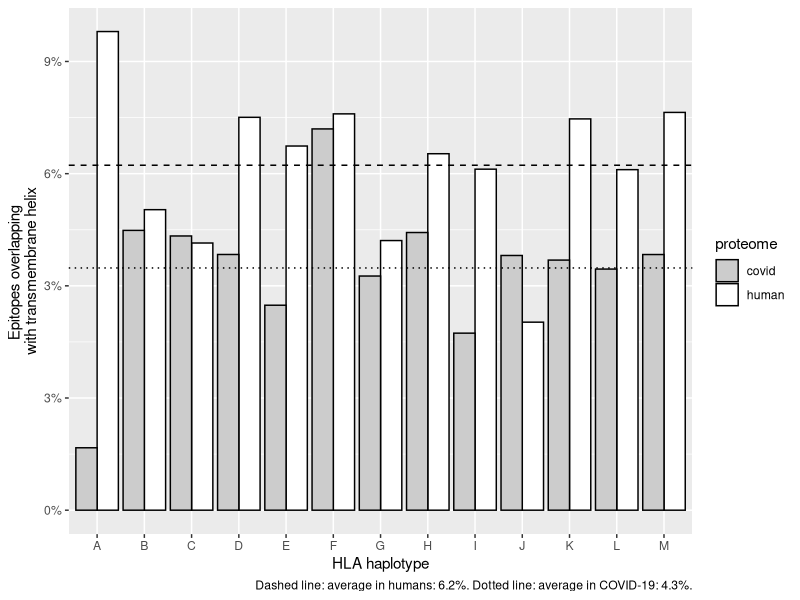

The R source for this figure: (Note: this script raises an error after producing the figure.)
## ---- chunk 1
knitr::opts_chunk$set(echo = TRUE)
## ---- chunk 2
library(testthat)
library(tidyr)
library(ggplot2)
## ---- chunk 3
# n: sample size, equals the number of HLA haplotypes
n <- 13
# f denotes 'fraction', a value between 0.0 and 1.0
f_human <- rnorm(n = n, mean = 0.053, sd = 0.01)
f_covid <- rnorm(n = n, mean = runif(n = 1, min = 0.03, max = 0.1), sd = 0.01)
expect_true(all(f_human > 0.0))
expect_true(all(f_human < 1.0))
expect_true(all(f_covid > 0.0))
expect_true(all(f_covid < 1.0))
## ---- chunk 4
df <- tibble::tibble(
  proteome = rep(c("human", "covid"), each = n),
  haplotype = rep(LETTERS[1:n], time = 2),
  f = c(f_human, f_covid)
)
df$proteome <- as.factor(df$proteome)
df$haplotype <- as.factor(df$haplotype)
## ---- chunk 5
df_wide <- spread(df, proteome, f)
df_wide$covid <- formatC(100.0 * df_wide$covid, digits = 3)
df_wide$human <- formatC(100.0 * df_wide$human, digits = 3)
## ---- chunk 6
knitr::kable(df_wide, caption = "Percentage of MHC-I epitopes overlapping with transmembrane helix")
## ---- chunk 7
write.csv(df_wide, "table_1.csv", row.names = FALSE)
## ---- chunk 8
t <- ks.test(x = f_human, y = f_covid)
print(t)
## ---- chunk 9
alpha <- 0.05
if (t$p.value <= alpha) {
  print("Reject that the two samples are taken from a same distribution") 
} else {
  print("Accept that the two samples are taken from a same distribution")
}
## ---- chunk 10
ggplot(df, aes(x = haplotype, y = f, fill = proteome)) + 
  scale_fill_manual(values = c("human" = "#ffffff", "covid" = "#cccccc")) +
  geom_col(position = position_dodge(), color = "#000000") + xlab("HLA haplotype") + 
  ylab("Epitopes overlapping \nwith transmembrane helix") +
  scale_y_continuous(labels = scales::percent_format(accuracy = 3)) +
  geom_hline(yintercept = mean(f_human), lty = "dashed") +
  geom_hline(yintercept = mean(f_covid), lty = "dotted") +
  labs(
    caption = paste0(
      "Dashed line: average in humans: ", formatC(100.0 * mean(f_human), digits = 2),"%. ",
      "Dotted line: average in COVID-19: ", formatC(100.0 * mean(f_covid), digits = 2),"%."  
    )
  ) + ggsave("fig_1.png", width = 7, height = 7)
